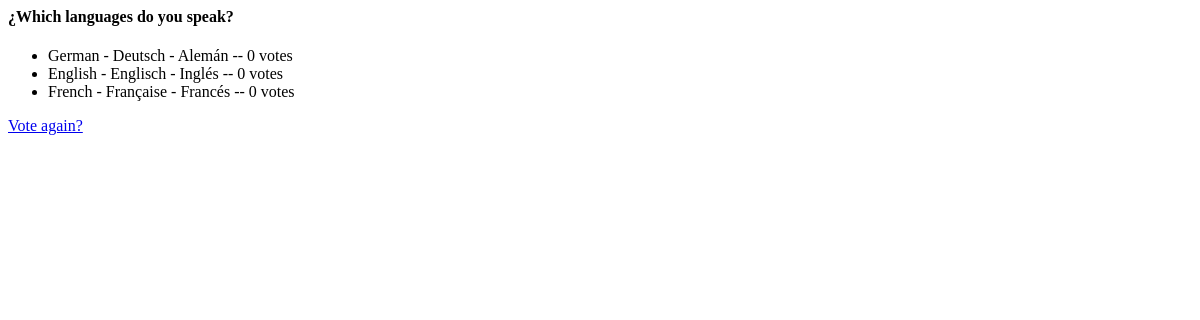
The page /polls/2/results/ on the database as committed earlier.
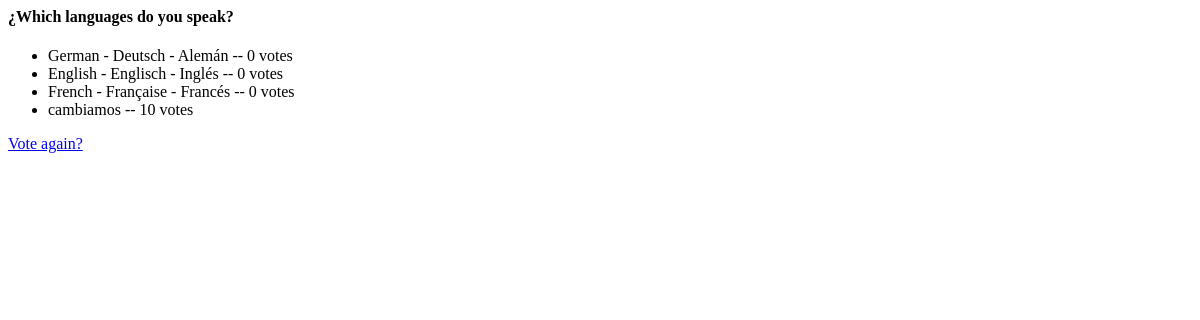
The same page on the database as committed later.
### polls/models.py (models this page shows, shortened)
class Choice(models.Model):
    question = models.ForeignKey(Question, on_delete=models.CASCADE)
    choice_text = models.CharField(max_length=200)
    votes = models.IntegerField(default=0)

### polls/views.py (the view)
# urls.py: path('<int:pk>/results/', views.ResultsView.as_view(), name='results'),
class ResultsView(generic.DetailView):
    model = Question
    template_name = 'polls/results.html'

### polls/templates/polls/results.html
<div>
    <h4>{{ question.question_text }}</h4>
    <ul>
        {% for choice in question.choice_set.all %}
            <li>{{ choice.choice_text }} -- {{ choice.votes }} vote{{ choice.votes|pluralize }}</li>
        {% endfor %}
        </ul>
        <a href="{% url 'polls:detail' question.id %}">Vote again?</a>
</div>

Rows that differ between the two databases and show on the page:
added Choice: choice_text "cambiamos", votes "10"
